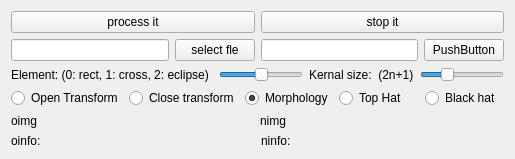
      <widget class="QWidget" name="tab_4">
       <attribute name="title">
        <string>Morph</string>
       </attribute>
       <layout class="QVBoxLayout" name="verticalLayout_5">
        <item>
         <layout class="QHBoxLayout" name="horizontalLayout_15">
          <item>
           <widget class="QPushButton" name="pushButton_15">
            <property name="text">
             <string>process it</string>
            </property>
           </widget>
          </item>
          <item>
           <widget class="QPushButton" name="pushButton_16">
            <property name="text">
             <string>stop it</string>
            </property>
           </widget>
          </item>
         </layout>
        </item>
        <item>
         <layout class="QHBoxLayout" name="horizontalLayout_13">
          <item>
           <widget class="QLineEdit" name="lineEdit_7"/>
          </item>
          <item>
           <widget class="QPushButton" name="pushButton_13">
            <property name="text">
             <string>select fle</string>
            </property>
           </widget>
          </item>
          <item>
           <widget class="QLineEdit" name="lineEdit_8"/>
          </item>
          <item>
           <widget class="QPushButton" name="pushButton_14">
            <property name="text">
             <string>PushButton</string>
            </property>
           </widget>
          </item>
         </layout>
        </item>
        <item>
         <layout class="QHBoxLayout" name="horizontalLayout_12">
          <item>
           <widget class="QLabel" name="label_20">
            <property name="text">
             <string>Element: (0: rect, 1: cross, 2: eclipse) </string>
            </property>
           </widget>
          </item>
          <item>
           <widget class="QSlider" name="horizontalSlider_5">
            <property name="maximum">
             <number>2</number>
            </property>
            <property name="value">
             <number>1</number>
            </property>
            <property name="orientation">
             <enum>Qt::Horizontal</enum>
            </property>
           </widget>
          </item>
          <item>
           <widget class="QLabel" name="label_21">
            <property name="text">
             <string>Kernal size:  (2n+1)</string>
            </property>
           </widget>
          </item>
          <item>
           <widget class="QSlider" name="horizontalSlider_6">
            <property name="maximum">
             <number>21</number>
            </property>
            <property name="value">
             <number>6</number>
            </property>
            <property name="orientation">
             <enum>Qt::Horizontal</enum>
            </property>
           </widget>
          </item>
         </layout>
        </item>
        <item>
         <layout class="QHBoxLayout" name="horizontalLayout_16">
          <item>
           <widget class="QRadioButton" name="radioButton">
            <property name="text">
             <string>Open Transform</string>
            </property>
           </widget>
          </item>
          <item>
           <widget class="QRadioButton" name="radioButton_2">
            <property name="text">
             <string>Close transform</string>
            </property>
           </widget>
          </item>
          <item>
           <widget class="QRadioButton" name="radioButton_3">
            <property name="text">
             <string>Morphology</string>
            </property>
            <property name="checked">
             <bool>true</bool>
            </property>
           </widget>
          </item>
          <item>
           <widget class="QRadioButton" name="radioButton_4">
            <property name="text">
             <string>Top Hat</string>
            </property>
           </widget>
          </item>
          <item>
           <widget class="QRadioButton" name="radioButton_5">
            <property name="text">
             <string>Black hat</string>
            </property>
           </widget>
          </item>
         </layout>
        </item>
        <item>
         <widget class="QSplitter" name="splitter_4">
          <property name="sizePolicy">
           <sizepolicy hsizetype="Expanding" vsizetype="Expanding">
            <horstretch>0</horstretch>
            <verstretch>0</verstretch>
           </sizepolicy>
          </property>
          <property name="orientation">
           <enum>Qt::Horizontal</enum>
          </property>
          <widget class="QLabel" name="label_24">
           <property name="sizePolicy">
            <sizepolicy hsizetype="Preferred" vsizetype="Expanding">
             <horstretch>0</horstretch>
             <verstretch>0</verstretch>
            </sizepolicy>
           </property>
           <property name="text">
            <string>oimg</string>
           </property>
          </widget>
          <widget class="QWidget" name="layoutWidget_7">
           <layout class="QGridLayout" name="gridLayout_4">
            <item row="0" column="0">
             <widget class="QLabel" name="label_25">
              <property name="sizePolicy">
               <sizepolicy hsizetype="Preferred" vsizetype="Preferred">
                <horstretch>0</horstretch>
                <verstretch>0</verstretch>
               </sizepolicy>
              </property>
              <property name="text">
               <string>nimg</string>
              </property>
             </widget>
            </item>
           </layout>
          </widget>
         </widget>
        </item>
        <item>
         <layout class="QHBoxLayout" name="horizontalLayout_14">
          <item>
           <widget class="QLabel" name="label_22">
            <property name="sizePolicy">
             <sizepolicy hsizetype="Preferred" vsizetype="Minimum">
              <horstretch>0</horstretch>
              <verstretch>0</verstretch>
             </sizepolicy>
            </property>
            <property name="maximumSize">
             <size>
              <width>16777215</width>
              <height>32</height>
             </size>
            </property>
            <property name="text">
             <string>oinfo:</string>
            </property>
           </widget>
          </item>
          <item>
           <widget class="QLabel" name="label_23">
            <property name="sizePolicy">
             <sizepolicy hsizetype="Preferred" vsizetype="Minimum">
              <horstretch>0</horstretch>
              <verstretch>0</verstretch>
             </sizepolicy>
            </property>
            <property name="maximumSize">
             <size>
              <width>16777215</width>
              <height>32</height>
             </size>
            </property>
            <property name="text">
             <string>ninfo:</string>
            </property>
           </widget>
          </item>
         </layout>
        </item>
       </layout>
      </widget>
